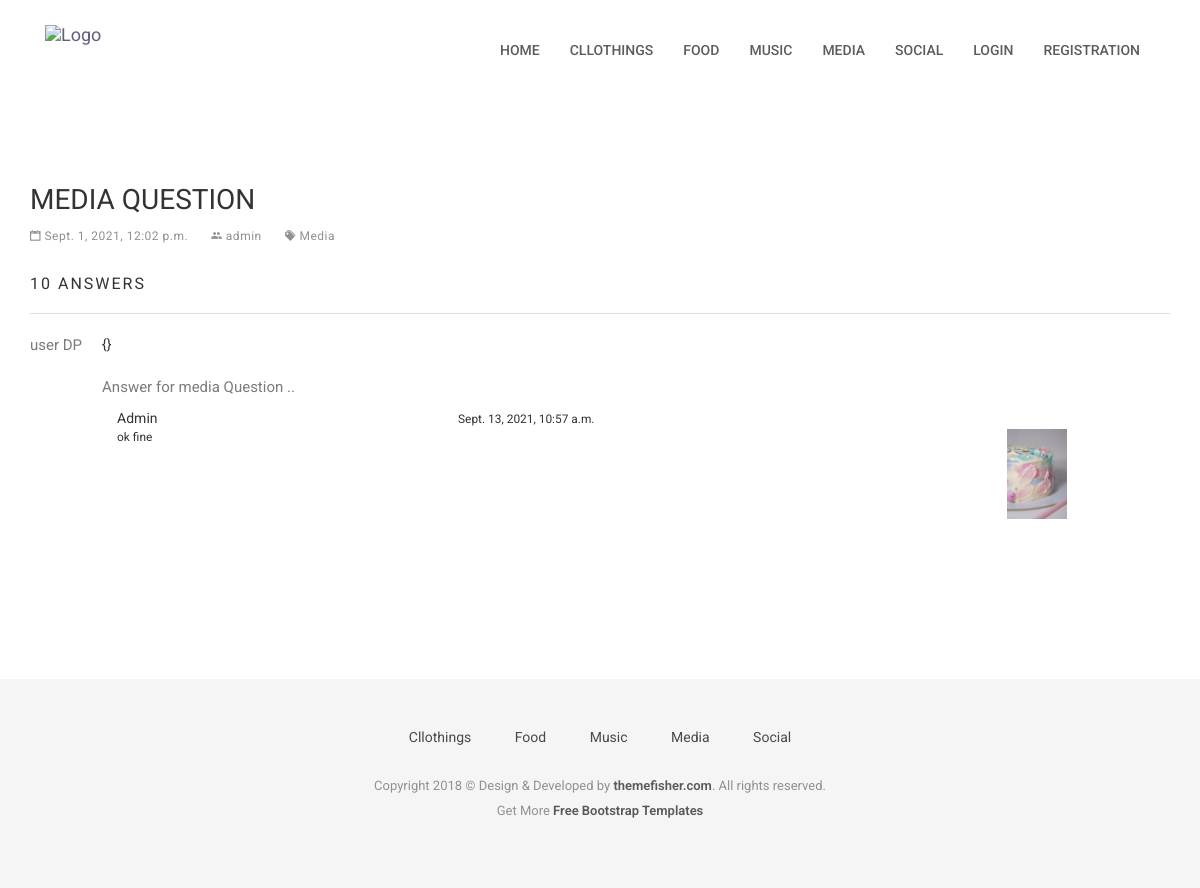
Page /question/2 on the committed database.
### category/models.py (models this page shows, shortened)
class Category(models.Model):
    title = models.CharField(max_length=255)
    status = models.BooleanField(default=True)
    """
        Return a object representation string. Model Object PK to Category Title.
        example Category Object (1) to Movies
    """

### question_answer/models.py (models this page shows, shortened)
class Question(models.Model):
    category = models.ForeignKey(Category, on_delete=models.CASCADE)
    user = models.ForeignKey(User, on_delete=models.SET_NULL, null=True, blank=True, default=None)
    question = models.CharField(max_length=255)
    status = models.BooleanField(default=True)
    added_date = models.DateTimeField()
    """
        Return a object representation string. Model Object PK to Question.
        example Question Object (1) to Which is good movie to watch?
    """

class Answer(models.Model):
    question = models.ForeignKey(Question, on_delete=models.CASCADE)
    user = models.ForeignKey(User, on_delete=models.SET_NULL, null=True, blank=True, default=None)
    answer = models.TextField()
    added_date = models.DateTimeField()
    up_voting = models.IntegerField(default=0)
    down_vote = models.IntegerField(default=0)
    """
        Return a object representation string. Model Object PK to Answer.
        example Answer Object (1) to Watch XYZ movie.
    """
    def __str__(self):
        return str(self.answer)

### comment/models.py (models this page shows, shortened)
class Comment(models.Model):
    answer = models.ForeignKey(Answer, on_delete=models.CASCADE)
    comments = models.CharField(max_length=255)
    image = models.ImageField(upload_to='comments', null=True, blank=True)
    added_date = models.DateTimeField()
    user = models.ForeignKey(User, on_delete=models.CASCADE, default=None, null=True, blank=True)
    """
        Return a object representation string. Model Object PK to Comment.
        example Comment Object (1) to XYZ Comment?
    """

### account/views.py (the view)
# urls.py: path('question/<int:question_id>', views.QuestionDetails, name='QuestionDetails'),
def QuestionDetails(request, question_id):
    navigation_categories = Category.objects.filter(status=True).order_by('-id')[:5]
    answersobject = Answer.objects.filter(question_id=question_id)
    answers={}
    for key,answer in enumerate(answersobject):
        comments=Comment.objects.filter(answer=answer)
        try:
            UserProfileobject=UserProfile.objects.get(user=answer.user)
        except UserProfile.DoesNotExist:
            UserProfileobject={}
        answers[key]={
            'answer':answer,
            'user_profile':UserProfileobject,
            'comments':comments
        }
        print(answers[key]['answer'])
    try:
        question = Question.objects.get(id=question_id)
    except Question.DoesNotExist:
        question = {}
    return render(request, 'question-details.html', {
        'navigation_categories': navigation_categories,
        'question':question,
        'answers' : list(answers.values()),
    })

### templates/question-details.html (shortened to what this page needs)
{% extends 'base.html' %}
{% block content %}
    <section class="page-wrapper">
        <div class="container">
            {% if question %}
                <div class="row">
                    <div class="col-md-12">
                        <div class="post post-single">
                            <h2 class="post-title">{{question.question|title}}</h2>
                            <div class="post-meta">
                                <ul>
                                    <li>
                                        <i class="ion-calendar"></i> {{question.added_date}}
                                    </li>
                                    {% if question.user %}
                                        <li>
                                            <i class="ion-android-people"></i> {{question.user}}
                                        </li>
                                    {% endif %}
                                    <li>
                                        <a href="{% url 'categoryQuestion' category_id=question.category.id %}"><i class="ion-pricetags"></i> {{question.category.title|title}}</a>
                                    </li>
                                </ul>
                            </div>
                            <div class="post-comments">
                                <h3 class="post-sub-heading">10 Answers</h3>
                                <ul class="media-list comments-list m-bot-50 clearlist">
                                        {% if answers %}
                                            {%for answerdict in answers%}
                                            <li class="media">
                                                <a class="pull-left" href="javascript:void(a)">
                                                    {% if answerdict.user_profile.profile_picture %}
                                                    <img class="media-object comment-avatar" src="{{answerdict.user_profile.profile_picture.url}}" alt="" width="50" height="50">
                                                    {% else %}
                                                    <p>user DP</p>
                                                    {% endif %}
                                                </a>
                                            {{answerdict.user_profile}}
                                        <div class="media-body">
                                            <div class="comment-info">
                                            </div>
                                                <p>
                                                {{answerdict.answer}} ..
                                                </p>
                                                <div class="col-md-12">
                                                    {% if answerdict.comments %}
                                                        {% for comment in answerdict.comments%}
                                                            <div class="row">
                                                                <div class="col-md-4">{{comment.user|title}}{{comment.user.last_name}}</div>
                                                                <small>{{comment.added_date}}</small>
                                                                <small class="col-md-10">{{comment.comments}}   </small>
                                                                {%if comment.image %}
                                                                 <div class="col-md-2"><a target="blank" href="{{comment.image.url}}"><img width="60"src="{{comment.image.url}}" alt=""></a></div>
                                                                {% endif %}
                                                            </div>
                                                        {% endfor %}
                                                    {% endif %}
                                                </div>
                                            {% endfor %}
                                        {% else %}
                                        <h3>Answer Doesn't Exist</h3>
                                        {% endif %}
                                        </div>
                                    </li>
                                </ul>
                            </div>
                        </div>
                    </div>
                </div>
            {% else %}
                <h6>Data not found</h6>
            {% endif %}
        </div>
    </section>
{% endblock %}

### templates/base.html (shortened to what this page needs)
{% load static %}
<!DOCTYPE html>
<html class="no-js">
<head>
  <link rel="stylesheet" href="{% static 'plugins/bootstrap/bootstrap.min.css' %}">
  <link rel="stylesheet" href="{% static 'plugins/Ionicons/css/ionicons.min.css' %}">
  <link rel="stylesheet" href="{% static 'plugins/animate-css/animate.css' %}">
  <link rel="stylesheet" href="{% static 'plugins/magnific-popup/magnific-popup.css' %}">
  <link rel="stylesheet" href="{% static 'plugins/slick/slick.css' %}">
  <link rel="stylesheet" href="{% static 'css/style.css' %}">
</head>
<body id="body">
<header class="navigation">
	<div class="container">
		<div class="row">
			<div class="col-md-12">
				<nav class="navbar">
					<div class="container-fluid">
						<div class="navbar-header">
							<a class="navbar-brand" href="index.html">
								<img src="{% static 'images/logo.png' %}" alt="Logo">
							</a>
						</div>
						<div class="collapse navbar-collapse" id="bs-example-navbar-collapse-1">
							<ul class="nav navbar-nav navbar-right">
								<li><a href="{% url 'homePage' %}">Home</a></li>
								{% for category in navigation_categories %}
									<li><a href="{% url 'categoryQuestion' category_id=category.id %}">{{category.title}}</a></li>
								{% endfor %}
								{% if request.user.is_authenticated %}
								<li><a href="{% url 'postQuestion'%}">Post_question</a></li>
								<li><a href="{% url 'myQuestions'%}">My_Questions</a></li>
								<li><a href="{% url 'userProfile' %}">Profile</a></li>
								<li><a href="{% url 'user-logout'%}">Logout</a></li>
								{% else %}
								<li><a href="{% url 'userLogin' %}">Login</a></li>
								<li><a href="{% url 'userRegistration'%}">Registration</a></li>
								{% endif %}
							</ul>
							</div>
							</div>
						</nav>
					</div>
				</div>
			</div>
</header>
{% block content %}
{% endblock %}
<footer class="footer">
	<div class="container">
		<div class="row">
			<div class="col-md-12">
				<div class="footer-manu">
					<ul>
						{% for category in navigation_categories %}
							<li><a href="{% url 'categoryQuestion' category_id=category.id %}">{{category.title|title}}</a></li>
						{% endfor %}
					</ul>
				</div>
				<p class="copyright">Copyright 2018 &copy; Design & Developed by <a href="http://www.themefisher.com">themefisher.com</a>. All rights reserved.
					<br>
					Get More <a href="https://themefisher.com/free-bootstrap-templates/" target="_blank">Free Bootstrap Templates</a>
				</p>
			</div>
		</div>
	</div>
</footer>
    </body>
    </html>

### reddit/assets/css/style.css (style rules this page uses)
body { line-height: 1.5; font-family: "Roboto", sans-serif; -webkit-font-smoothing: antialiased; }
h1, h2, h3, h4, h5, h6 { font-family: "Roboto", sans-serif; }
h1, h2, h3, h4, h5, h6 { font-weight: 400; }
h2 { font-size: 28px; }
h3 { font-size: 20px; }
p { color: #7B7B7B; font-size: 15px; font-family: "Roboto", sans-serif; }
ol, ul { margin: 0; padding: 0; list-style: none; }
a, a:focus, a:hover { text-decoration: none; outline: 0; color: #655E7A; }
.page-wrapper { padding: 70px 0; }
header { background: #fff; padding: 20px 0; }
header .navbar { margin-bottom: 0px; border: 0px; }
header .navbar-brand { padding-top: 5px; }
.navigation { background: #fff; padding: 20px 0; }
.navigation .navbar { margin-bottom: 0px; border: 0px; }
.navigation .navbar-brand { padding-top: 5px; }
.navigation .navbar { background: none; border: 0px; }
.navigation .navbar .navbar-nav { padding-top: 10px; }
.navigation .navbar .navbar-nav > li > a { color: #5C5C5C; padding: 10px 15px; font-weight: 500; font-size: 14px; text-transform: uppercase; }
.post.post-single { border: none; }
.post-sub-heading { border-bottom: 1px solid #dedede; padding-bottom: 20px; letter-spacing: 2px; text-transform: uppercase; font-size: 16px; margin-bottom: 20px; }
.post-comments { margin: 30px 0; }
.post-comments .media { margin-top: 20px; }
.post-comments .media > .pull-left { padding-right: 20px; }
.post { background: #fff; margin-bottom: 40px; padding-bottom: 20px; }
.post .post-title { margin-top: 10px; margin: 25px 0 0; text-transform: uppercase; }
.post .post-meta { font-size: 13px; margin-top: 10px; }
.post .post-meta ul li { display: inline-block; color: #909090; margin-right: 20px; font-size: 12px; letter-spacing: .5px; }
.post .post-meta ul li a { color: #909090; }
.footer { background: #F5F5F5; text-align: center; padding-top: 48px; padding-bottom: 55px; }
.footer p { font-size: 13px; line-height: 25px; color: #919191; }
.footer a { color: #595959; }
.footer .footer-manu { padding-bottom: 25px; }
.footer .footer-manu ul { margin: 0px; padding: 0px; }
.footer .footer-manu ul li { display: inline-block; padding: 0px 20px; }
.footer .footer-manu ul li a { display: inline-block; color: #494949; }
.footer .copyright a { font-weight: 600; }

### rows in the picture
Category: title "CLLOTHINGS", title "Cllothings"
Category: title "FOOD", title "Food"
Category: title "MUSIC", title "Music"
Category: title "MEDIA", title "Media"
Category: title "SOCIAL", title "Social"
Question: question "MEDIA QUESTION", added_date "Sept. 1, 2021, 12:02 p.m.", user "admin", category "Media"
Answer: user_profile "{}", answer "Answer for media Question"
Comment: user "Admin", added_date "Sept. 13, 2021, 10:57 a.m.", comments "ok fine", image (picture)
